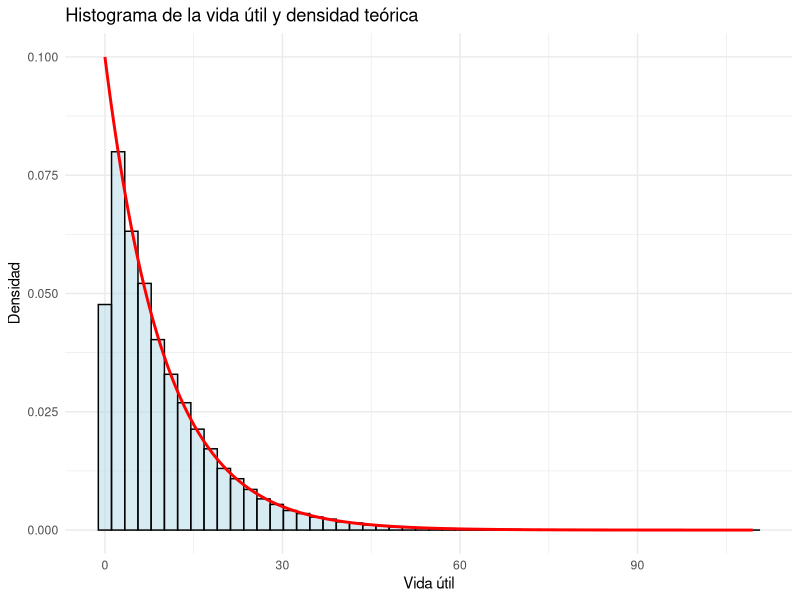
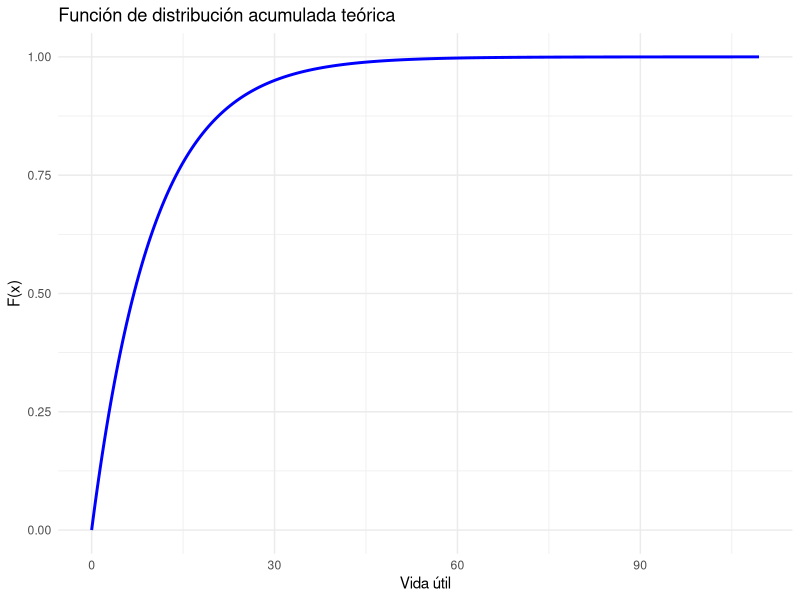

Here is the R script that generated these plots, in order:
# --------------------------------------------------
# Simulación de la vida útil del componente
# --------------------------------------------------

# install.packages("ggplot2")  # Descomentar si no se tiene instalado
library(ggplot2)

set.seed(456)      # Para reproducibilidad
n <- 1e5           # Número de simulaciones
lambda <- 0.1      # Parámetro de la distribución exponencial

# Generación de la variable aleatoria X ~ Exponential(lambda)
x <- rexp(n, rate = lambda)

# Secuencia para evaluar la densidad y función acumulativa teóricas
x_seq <- seq(0, max(x), length.out = 1000)
densidad_teo <- lambda * exp(-lambda * x_seq)
acumulada_teo <- 1 - exp(-lambda * x_seq)

# Creación del data frame para ggplot
df <- data.frame(x = x)

# Histograma de la simulación junto con la densidad teórica
ggplot(df, aes(x = x)) +
  geom_histogram(aes(y = ..density..), bins = 50, 
                 fill = "lightblue", color = "black", alpha = 0.5) +
  geom_line(data = data.frame(x_seq, densidad_teo), 
            aes(x = x_seq, y = densidad_teo), color = "red", size = 1) +
  labs(title = "Histograma de la vida útil y densidad teórica",
       x = "Vida útil", y = "Densidad") +
  theme_minimal()

# Gráfico de la función de distribución acumulativa teórica
ggplot(data.frame(x_seq, acumulada_teo), aes(x = x_seq, y = acumulada_teo)) +
  geom_line(color = "blue", size = 1) +
  labs(title = "Función de distribución acumulada teórica",
       x = "Vida útil", y = "F(x)") +
  theme_minimal()

